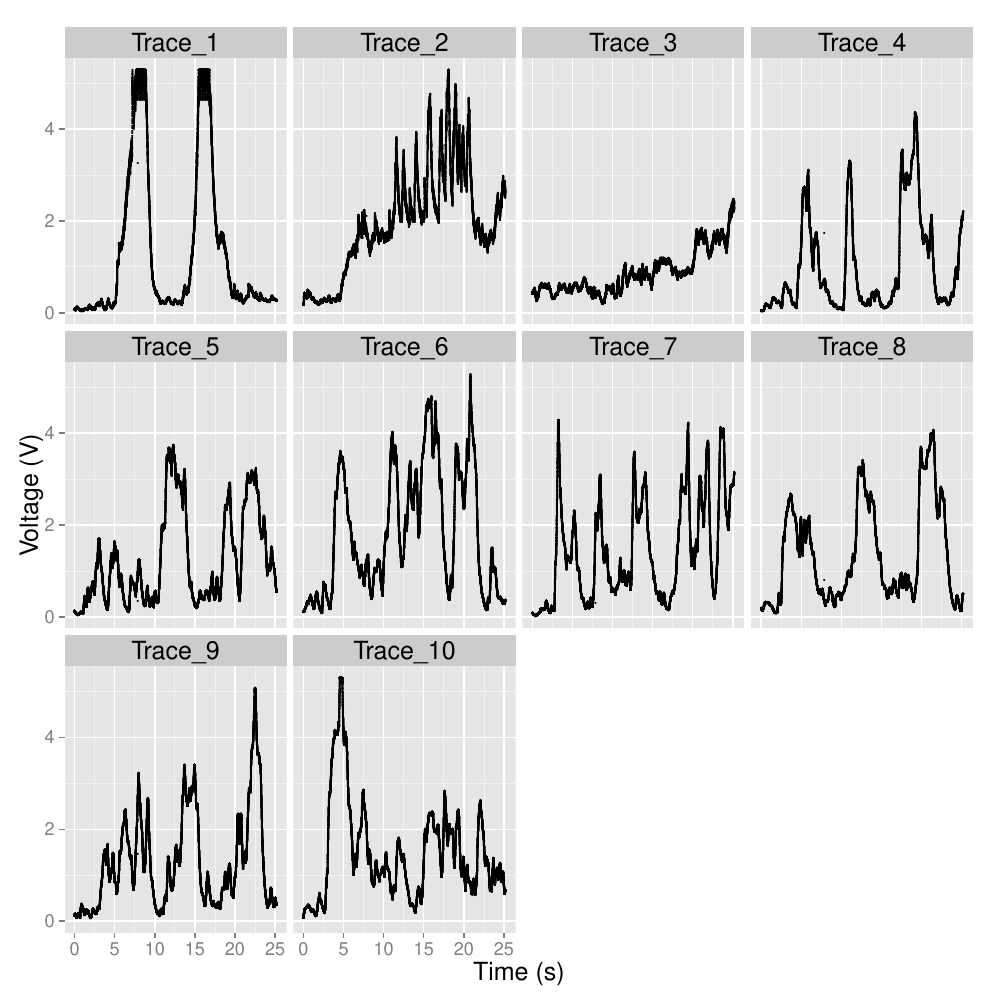

Recreate this plot in R.
library(ggplot2)
library(grid)
library(reshape2)

# start with shortest trace
alldata <- data.frame(read.delim('9.txt', header=F))
alldata$V1 <- (alldata$V1 - alldata$V1[1]) / 1000.0
names(alldata)[2] <- "Trace_9"
nrows <- nrow(alldata)

for (i in c(1:8, 10:10)) { #XXX
    fname <- paste(toString(i), '.txt', sep='')
    colname <- paste('Trace_', toString(i), sep='')
    
    alldata[colname] <- read.delim(fname, header=F)[1:nrows,2]
}

melted <- melt(alldata, id='V1')
melted$variable <- factor(melted$variable,
    levels=c("Trace_1","Trace_2","Trace_3","Trace_4","Trace_5",
             "Trace_6","Trace_7","Trace_8","Trace_9","Trace_10"))

myplot <- ggplot(data=melted) +
    aes(x=V1, y=value) +
    xlab("Time (s)") +
    ylab("Voltage (V)") +
    geom_point(size=0.75) +
    facet_wrap(~variable, ncol=4) +
    theme(axis.title=element_text(size=18),
          axis.text=element_text(size=13),
          strip.text = element_text(size=18))

ggsave("all-traces-grid.pdf", width=10, height=10, pointsize=16) #, device=cairo_pdf);